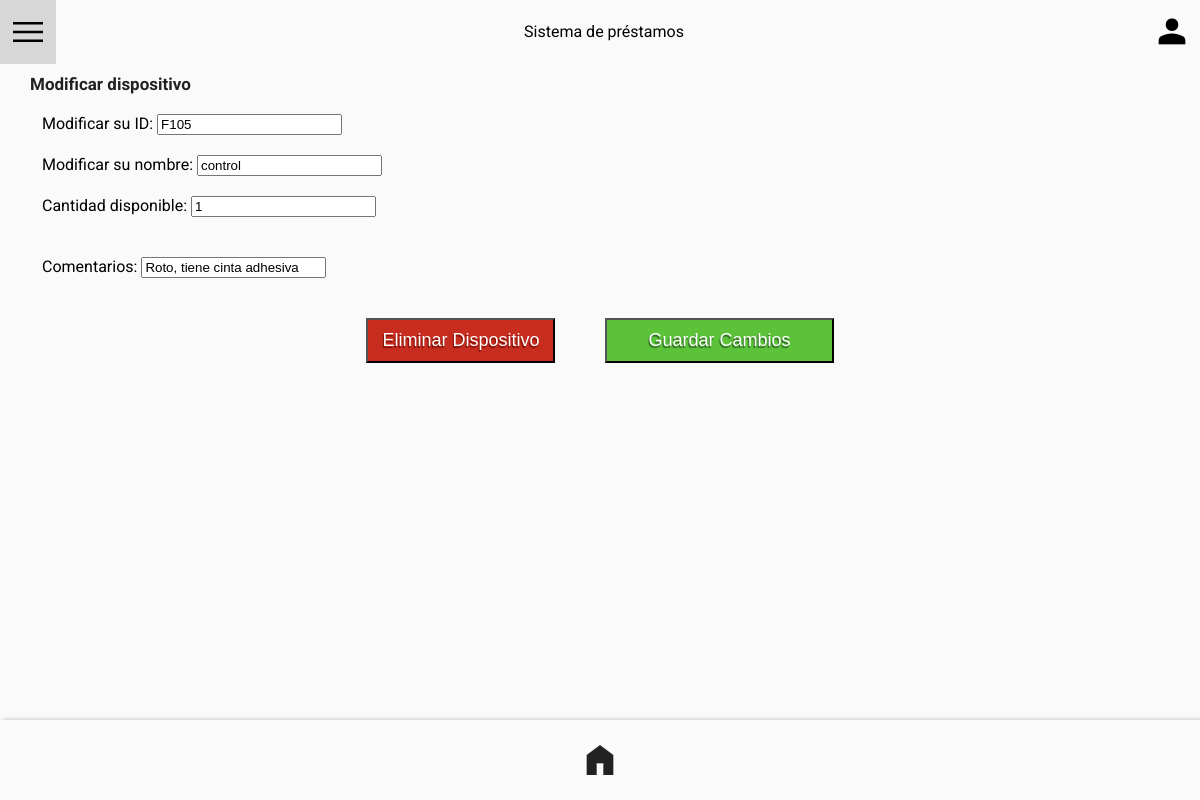
Before: /mod_dispositivos.php?id=F105 with the older database file.
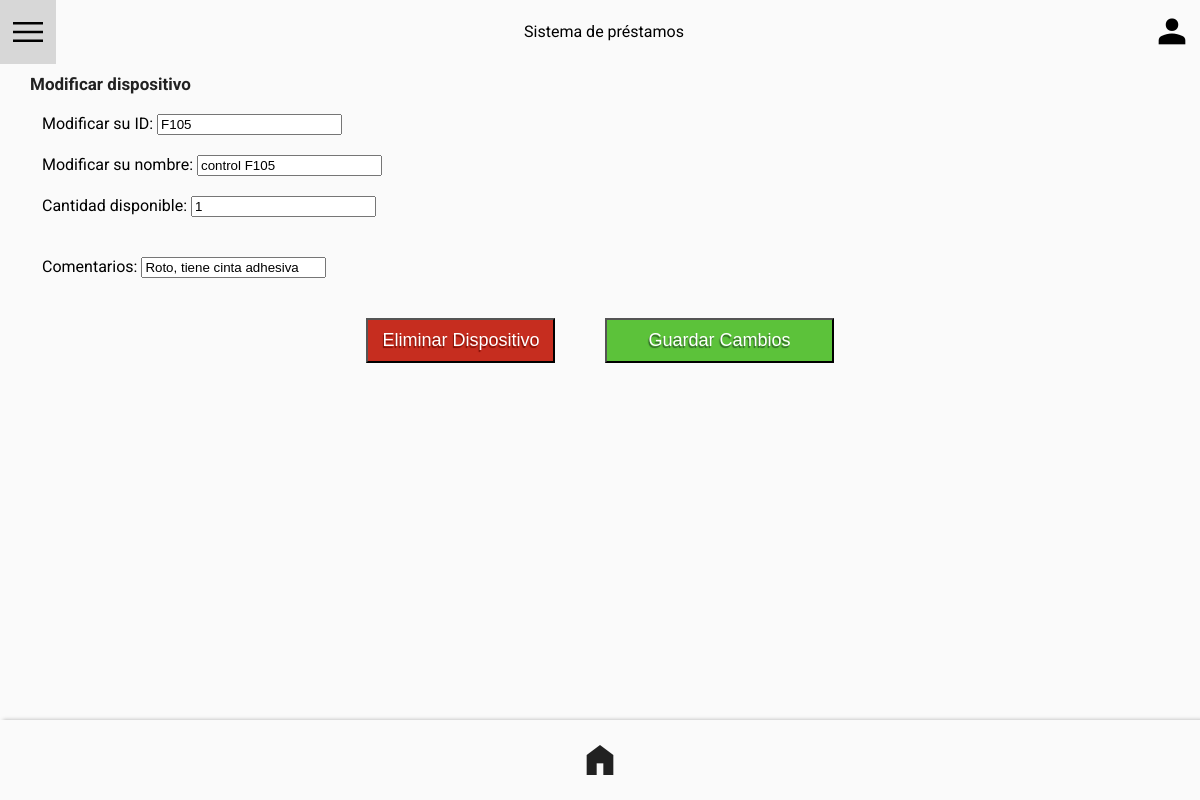
After: the same page with the newer database file.
### tables this page shows
create table dispositivo(
  id varchar(50) not null primary key,
  nombre varchar(255) not null,
  cantidad int not null,
  observaciones varchar(255)
);

### public/php/mod-dispositivos/ModDispositivoController.php (called while the page is built, shortened)
<?php
include_once('public/php/connection.php');
class ModDispositivoController {
	private $db = null;
	function __construct() {
		$this->database = new Connection();
		$this->db = $this->database->open();
	}
	public function getDispositivoInfo($id) {
		try{
			$sql = "SELECT * FROM dispositivo WHERE id='$id'";
      $dispositivo = $this -> fetch($sql);
      return $dispositivo;
		} catch(PDOException $e){
			return false;
		}
	}
  private function fetch($sql) {
    try {
      $data = $this->db->query($sql);
      return $data -> fetchAll();
    }
    catch(PDOException $e){
      return false;
    }
  }
}
?>

### public/php/connection.php (called while the page is built, shortened)
<?php
Class Connection {
	private $server = "mysql:host=localhost;dbname=prestamos";
	private $username = "root";
	private $password = "";
	private $options  = array(PDO::ATTR_ERRMODE => PDO::ERRMODE_EXCEPTION,PDO::ATTR_DEFAULT_FETCH_MODE => PDO::FETCH_ASSOC,);
	public function open() {
 		try{
 			$this->conn = new PDO($this->server, $this->username, $this->password, $this->options);
 			return $this->conn;
 		}
 		catch (PDOException $e){
 			$response = ['success' => false, 'err0r' => $e->getMessage()];
 			echo json_encode($response);
 			die;
 		}
  }
}
?>

### mod_dispositivos.php (the view, shortened to what this page needs)
<?php
  include_once('public/php/mod-dispositivos/ModDispositivoController.php');
  $controller = new ModDispositivoController();
  $idDispositivo = $_GET['id'];
  $dispositivo = $controller -> getDispositivoInfo($idDispositivo)[0];
?>
<!DOCTYPE html>
<html lang="es">
<head>
  <link rel="stylesheet" type="text/css" href="public/css/reset.css">
  <link rel="stylesheet" type="text/css" href="public/css/lista-prestamos/lista-prestamos.css">
  <link rel="stylesheet" type="text/css" href="public/css/lista-prestamos/header.css">
  <link rel="stylesheet" type="text/css" href="public/css/mod-dispositivos/mod-dispositivos.css">
</head>
<body>
  <div class="container">
    <header>
      <nav class="hamburger-menu">
        <span class="material-symbols-outlined md">menu</span>
      </nav>
      <span class="title-header">Sistema de préstamos</span>
      <div class="user">
        <span class="material-symbols-outlined md">person</span>
      </div>
    </header>
    <main>
      <div class="title" id="ventana">
        <span>Modificar dispositivo</span>
      </div>
      <div class="loans-container scrollbar">
        <form method="POST" action="<?php echo $_SERVER['PHP_SELF'];?>">
          <p> Modificar su ID:
            <input type="text" id ="id" class="form-control" name="id_dispositivo" value="<?= $dispositivo['id'] ?>"><br>
          </p>
          <p>
            Modificar su nombre:
            <input type="text" id ="nombre" class="form-control" name="nombre_dispositivo" value="<?= $dispositivo['nombre'] ?>">
            <br>
          </p>
          <p>
            Cantidad disponible:
            <input type="text" id ="canatidad" name="cantidad_dispositivo" value="<?= $dispositivo['cantidad'] ?>"><br></p>
          <p>
            Comentarios:
            <input type="text" id ="comentarios" name="comentarios_dispositivo" value="<?= $dispositivo['observaciones'] ?>"><br></p>
          <p id="button">
            <input class="cancel" type="submit" value="Eliminar Dispositivo" name="del_device">
            <input class="edit" type="submit" value="Guardar Cambios" name="mod_device">
          </p>
        </form>
      </div>
      <a class="home-btn" href="#">
        <span class="material-symbols-outlined md">home</span>
      </a>
    </main>
  </div>
</body>
</html>

Changed rows visible on the page:
changed dispositivo "Roto, tiene cinta adhesiva": nombre_dispositivo "control" → "control F105"
